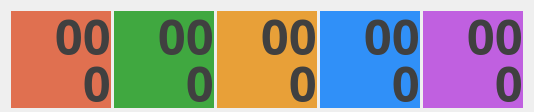
   <widget class="QWidget" name="horizontalLayoutWidget">
    <property name="geometry">
     <rect>
      <x>10</x>
      <y>600</y>
      <width>534</width>
      <height>112</height>
     </rect>
    </property>
    <property name="minimumSize">
     <size>
      <width>50</width>
      <height>50</height>
     </size>
    </property>
    <layout class="QHBoxLayout" name="hbox_column_count">
     <property name="spacing">
      <number>3</number>
     </property>
     <item>
      <layout class="QVBoxLayout" name="verticalLayout_2">
       <item>
        <widget class="QLabel" name="l50_0">
         <property name="minimumSize">
          <size>
           <width>100</width>
           <height>50</height>
          </size>
         </property>
         <property name="maximumSize">
          <size>
           <width>100</width>
           <height>50</height>
          </size>
         </property>
         <property name="font">
          <font>
           <family>Hack</family>
           <pointsize>37</pointsize>
           <weight>75</weight>
           <bold>true</bold>
          </font>
         </property>
         <property name="layoutDirection">
          <enum>Qt::LeftToRight</enum>
         </property>
         <property name="autoFillBackground">
          <bool>false</bool>
         </property>
         <property name="styleSheet">
          <string notr="true">background-color: #e07050; color: #404040;</string>
         </property>
         <property name="text">
          <string>00</string>
         </property>
         <property name="alignment">
          <set>Qt::AlignRight|Qt::AlignTrailing|Qt::AlignVCenter</set>
         </property>
        </widget>
       </item>
       <item>
        <layout class="QHBoxLayout" name="horizontalLayout_7">
         <property name="spacing">
          <number>0</number>
         </property>
         <item>
          <widget class="QLabel" name="l50_1">
           <property name="minimumSize">
            <size>
             <width>50</width>
             <height>50</height>
            </size>
           </property>
           <property name="maximumSize">
            <size>
             <width>50</width>
             <height>50</height>
            </size>
           </property>
           <property name="styleSheet">
            <string notr="true">background-color: #e07050;</string>
           </property>
           <property name="text">
            <string/>
           </property>
           <property name="pixmap">
            <pixmap>data/voltorb-50.png</pixmap>
           </property>
          </widget>
         </item>
         <item>
          <widget class="QLabel" name="l50_2">
           <property name="minimumSize">
            <size>
             <width>50</width>
             <height>50</height>
            </size>
           </property>
           <property name="maximumSize">
            <size>
             <width>50</width>
             <height>50</height>
            </size>
           </property>
           <property name="font">
            <font>
             <family>Hack</family>
             <pointsize>37</pointsize>
             <weight>75</weight>
             <bold>true</bold>
            </font>
           </property>
           <property name="styleSheet">
            <string notr="true">background-color: #e07050; color: #404040;</string>
           </property>
           <property name="text">
            <string>0</string>
           </property>
           <property name="alignment">
            <set>Qt::AlignRight|Qt::AlignTrailing|Qt::AlignVCenter</set>
           </property>
          </widget>
         </item>
        </layout>
       </item>
      </layout>
     </item>
     <item>
      <layout class="QVBoxLayout" name="verticalLayout_4">
       <item>
        <widget class="QLabel" name="l51_0">
         <property name="minimumSize">
          <size>
           <width>100</width>
           <height>50</height>
          </size>
         </property>
         <property name="maximumSize">
          <size>
           <width>100</width>
           <height>50</height>
          </size>
         </property>
         <property name="font">
          <font>
           <family>Hack</family>
           <pointsize>37</pointsize>
           <weight>75</weight>
           <bold>true</bold>
          </font>
         </property>
         <property name="layoutDirection">
          <enum>Qt::LeftToRight</enum>
         </property>
         <property name="styleSheet">
          <string notr="true">background-color: #40a840; color: #404040;</string>
         </property>
         <property name="text">
          <string>00</string>
         </property>
         <property name="alignment">
          <set>Qt::AlignRight|Qt::AlignTrailing|Qt::AlignVCenter</set>
         </property>
        </widget>
       </item>
       <item>
        <layout class="QHBoxLayout" name="horizontalLayout_8">
         <property name="spacing">
          <number>0</number>
         </property>
         <item>
          <widget class="QLabel" name="l51_1">
           <property name="minimumSize">
            <size>
             <width>50</width>
             <height>50</height>
            </size>
           </property>
           <property name="maximumSize">
            <size>
             <width>50</width>
             <height>50</height>
            </size>
           </property>
           <property name="styleSheet">
            <string notr="true">background-color: #40a840;</string>
           </property>
           <property name="text">
            <string/>
           </property>
           <property name="pixmap">
            <pixmap>data/voltorb-50.png</pixmap>
           </property>
          </widget>
         </item>
         <item>
          <widget class="QLabel" name="l51_2">
           <property name="minimumSize">
            <size>
             <width>50</width>
             <height>50</height>
            </size>
           </property>
           <property name="maximumSize">
            <size>
             <width>50</width>
             <height>50</height>
            </size>
           </property>
           <property name="font">
            <font>
             <family>Hack</family>
             <pointsize>37</pointsize>
             <weight>75</weight>
             <bold>true</bold>
            </font>
           </property>
           <property name="styleSheet">
            <string notr="true">background-color: #40a840; color: #404040;</string>
           </property>
           <property name="text">
            <string>0</string>
           </property>
           <property name="alignment">
            <set>Qt::AlignRight|Qt::AlignTrailing|Qt::AlignVCenter</set>
           </property>
          </widget>
         </item>
        </layout>
       </item>
      </layout>
     </item>
     <item>
      <layout class="QVBoxLayout" name="verticalLayout_5">
       <item>
        <widget class="QLabel" name="l52_0">
         <property name="minimumSize">
          <size>
           <width>100</width>
           <height>50</height>
          </size>
         </property>
         <property name="maximumSize">
          <size>
           <width>100</width>
           <height>50</height>
          </size>
         </property>
         <property name="font">
          <font>
           <family>Hack</family>
           <pointsize>37</pointsize>
           <weight>75</weight>
           <bold>true</bold>
          </font>
         </property>
         <property name="layoutDirection">
          <enum>Qt::LeftToRight</enum>
         </property>
         <property name="styleSheet">
          <string notr="true">background-color: #e8a038; color: #404040;</string>
         </property>
         <property name="text">
          <string>00</string>
         </property>
         <property name="alignment">
          <set>Qt::AlignRight|Qt::AlignTrailing|Qt::AlignVCenter</set>
         </property>
        </widget>
       </item>
       <item>
        <layout class="QHBoxLayout" name="horizontalLayout_9">
         <property name="spacing">
          <number>0</number>
         </property>
         <item>
          <widget class="QLabel" name="l52_1">
           <property name="minimumSize">
            <size>
             <width>50</width>
             <height>50</height>
            </size>
           </property>
           <property name="maximumSize">
            <size>
             <width>50</width>
             <height>50</height>
            </size>
           </property>
           <property name="styleSheet">
            <string notr="true">background-color: #e8a038;</string>
           </property>
           <property name="text">
            <string/>
           </property>
           <property name="pixmap">
            <pixmap>data/voltorb-50.png</pixmap>
           </property>
          </widget>
         </item>
         <item>
          <widget class="QLabel" name="l52_2">
           <property name="minimumSize">
            <size>
             <width>50</width>
             <height>50</height>
            </size>
           </property>
           <property name="maximumSize">
            <size>
             <width>50</width>
             <height>50</height>
            </size>
           </property>
           <property name="font">
            <font>
             <family>Hack</family>
             <pointsize>37</pointsize>
             <weight>75</weight>
             <bold>true</bold>
            </font>
           </property>
           <property name="styleSheet">
            <string notr="true">background-color: #e8a038; color: #404040;</string>
           </property>
           <property name="text">
            <string>0</string>
           </property>
           <property name="alignment">
            <set>Qt::AlignRight|Qt::AlignTrailing|Qt::AlignVCenter</set>
           </property>
          </widget>
         </item>
        </layout>
       </item>
      </layout>
     </item>
     <item>
      <layout class="QVBoxLayout" name="verticalLayout_6">
       <item>
        <widget class="QLabel" name="l53_0">
         <property name="minimumSize">
          <size>
           <width>100</width>
           <height>50</height>
          </size>
         </property>
         <property name="maximumSize">
          <size>
           <width>100</width>
           <height>50</height>
          </size>
         </property>
         <property name="font">
          <font>
           <family>Hack</family>
           <pointsize>37</pointsize>
           <weight>75</weight>
           <bold>true</bold>
          </font>
         </property>
         <property name="layoutDirection">
          <enum>Qt::LeftToRight</enum>
         </property>
         <property name="styleSheet">
          <string notr="true">background-color: #3090f8; color: #404040;</string>
         </property>
         <property name="text">
          <string>00</string>
         </property>
         <property name="alignment">
          <set>Qt::AlignRight|Qt::AlignTrailing|Qt::AlignVCenter</set>
         </property>
        </widget>
       </item>
       <item>
        <layout class="QHBoxLayout" name="horizontalLayout_10">
         <property name="spacing">
          <number>0</number>
         </property>
         <item>
          <widget class="QLabel" name="l53_1">
           <property name="minimumSize">
            <size>
             <width>50</width>
             <height>50</height>
            </size>
           </property>
           <property name="maximumSize">
            <size>
             <width>50</width>
             <height>50</height>
            </size>
           </property>
           <property name="styleSheet">
            <string notr="true">background-color: #3090f8;</string>
           </property>
           <property name="text">
            <string/>
           </property>
           <property name="pixmap">
            <pixmap>data/voltorb-50.png</pixmap>
           </property>
          </widget>
         </item>
         <item>
          <widget class="QLabel" name="l53_2">
           <property name="minimumSize">
            <size>
             <width>50</width>
             <height>50</height>
            </size>
           </property>
           <property name="maximumSize">
            <size>
             <width>50</width>
             <height>50</height>
            </size>
           </property>
           <property name="font">
            <font>
             <family>Hack</family>
             <pointsize>37</pointsize>
             <weight>75</weight>
             <bold>true</bold>
            </font>
           </property>
           <property name="styleSheet">
            <string notr="true">background-color: #3090f8; color: #404040;</string>
           </property>
           <property name="text">
            <string>0</string>
           </property>
           <property name="alignment">
            <set>Qt::AlignRight|Qt::AlignTrailing|Qt::AlignVCenter</set>
           </property>
          </widget>
         </item>
        </layout>
       </item>
      </layout>
     </item>
     <item>
      <layout class="QVBoxLayout" name="verticalLayout_7">
       <item>
        <widget class="QLabel" name="l54_0">
         <property name="minimumSize">
          <size>
           <width>100</width>
           <height>50</height>
          </size>
         </property>
         <property name="maximumSize">
          <size>
           <width>100</width>
           <height>50</height>
          </size>
         </property>
         <property name="font">
          <font>
           <family>Hack</family>
           <pointsize>37</pointsize>
           <weight>75</weight>
           <bold>true</bold>
          </font>
         </property>
         <property name="layoutDirection">
          <enum>Qt::LeftToRight</enum>
         </property>
         <property name="styleSheet">
          <string notr="true">background-color: #c060e0;color: #404040;</string>
         </property>
         <property name="text">
          <string>00</string>
         </property>
         <property name="alignment">
          <set>Qt::AlignRight|Qt::AlignTrailing|Qt::AlignVCenter</set>
         </property>
        </widget>
       </item>
       <item>
        <layout class="QHBoxLayout" name="horizontalLayout_11">
         <property name="spacing">
          <number>0</number>
         </property>
         <item>
          <widget class="QLabel" name="l54_1">
           <property name="minimumSize">
            <size>
             <width>50</width>
             <height>50</height>
            </size>
           </property>
           <property name="maximumSize">
            <size>
             <width>50</width>
             <height>50</height>
            </size>
           </property>
           <property name="styleSheet">
            <string notr="true">background-color: #c060e0;</string>
           </property>
           <property name="text">
            <string/>
           </property>
           <property name="pixmap">
            <pixmap>data/voltorb-50.png</pixmap>
           </property>
          </widget>
         </item>
         <item>
          <widget class="QLabel" name="l54_2">
           <property name="minimumSize">
            <size>
             <width>50</width>
             <height>50</height>
            </size>
           </property>
           <property name="maximumSize">
            <size>
             <width>50</width>
             <height>50</height>
            </size>
           </property>
           <property name="font">
            <font>
             <family>Hack</family>
             <pointsize>37</pointsize>
             <weight>75</weight>
             <bold>true</bold>
            </font>
           </property>
           <property name="styleSheet">
            <string notr="true">background-color: #c060e0;color: #404040;</string>
           </property>
           <property name="text">
            <string>0</string>
           </property>
           <property name="alignment">
            <set>Qt::AlignRight|Qt::AlignTrailing|Qt::AlignVCenter</set>
           </property>
          </widget>
         </item>
        </layout>
       </item>
      </layout>
     </item>
    </layout>
   </widget>
